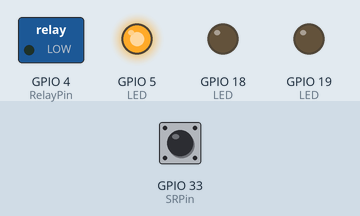
The sketch below on a simulated ESP32. On the bench: switched loads named in the sketch (green lamp = pin HIGH), output pins drawn as LEDs (lit = HIGH). The inputs (shaded band) are chosen by the test bench; at power-on: GPIO 33 (SRPin) HIGH. WiFi joins after 1.5 s; servers stay silent unless stated; uploads are accepted with an empty reply; what the sketch prints to the serial monitor is not drawn.

Above: at 3.7 s.
3.8 s: GPIO 33 (SRPin) pulled LOW for 0.6 s
At 4.8 s:
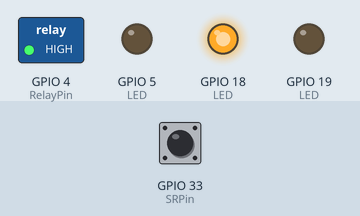
6.6 s: GPIO 33 (SRPin) pulled LOW for 3.2 s
At 6.7 s:
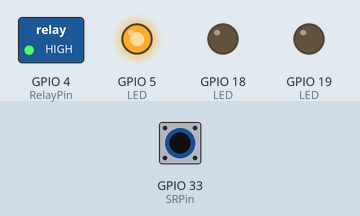
At 9.9 s:
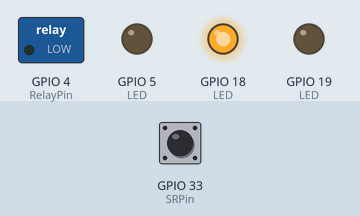
Timing chart, 0 to 11.5 s (numbered marks = the images above; inputs shaded):
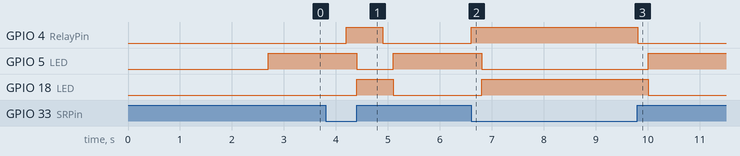

Measured:
- after the input at 3.8 s, GPIO 4 (RelayPin): LOW → HIGH after 0.40 s, → LOW 0.70 s later; GPIO 5 (LED): HIGH → LOW after 0.60 s, → HIGH 0.70 s later; GPIO 18 (LED): LOW → HIGH after 0.60 s, → LOW 0.70 s later
- after the input at 6.6 s, GPIO 4 (RelayPin): LOW → HIGH at once, → LOW 3.2 s later; GPIO 5 (LED): HIGH → LOW after 0.20 s, → HIGH 3.2 s later; GPIO 18 (LED): LOW → HIGH after 0.20 s, → LOW 3.2 s later

The sketch:

NodeMCU32S_RightLightThird.ino
```cpp
#include <WiFi.h>
#include <HTTPClient.h>

#include <Wire.h>
#include <SH1106Wire.h>

//網路時間
#include <NTPClient.h>
#include <WiFiUdp.h>

WiFiUDP ntpUDP;
NTPClient timeClient(ntpUDP);

#define SRPin 33// SR-501 pin33


#define RLED 19// LED pin
#define GLED 18// LED pin
#define YLED 5// LED pin
#define RelayPin 4

const char* ssid = "dlink-7730";
const char* password = "135791113";
String IP, MAC, StatusData, Inf;

//String APIKEY = "15b05503-d145-4d35-8d8b-887486c79b91";// L1
//String APIKEY = "eb38799a-05df-4e9b-bb86-c7d8c116fbcc";// L2
//String APIKEY = "97bcc2a2-b69b-45ad-ad28-0df9d444059b";// L3

//String APIKEY = "9231feae-a37e-425d-8c9a-7bf35f2afd53";// R1
//String APIKEY = "32e41e32-3abf-4b43-ba20-db33b5d82060";// R2
String APIKEY = "90150a6e-e384-4f8a-b4eb-c5db06c7f0f2";// R3

String formattedDate, dayStamp, timeStamp;
int NowStatus;
int AfterStatus = 0;
int InitStatusData = 0;

int InitStatus(){
  if(InitStatusData == 0){
    for(int i = 0; i<3; i++){
      LEDOn(GLED);
      LEDOn(YLED);
      LEDOn(RLED);
      delay(500);
      LEDOff(GLED);
      LEDOff(YLED);
      LEDOff(RLED);
      delay(500);
    }
    InitStatusData = 1;
  }
}

int Relay(int RelayStatus){
  if(RelayStatus == 1){
    digitalWrite(RelayPin, HIGH);
    }else if(RelayStatus == 0){
      digitalWrite(RelayPin, LOW);
    }else{
      digitalWrite(RelayPin, LOW);
      LEDOff(GLED);
      LEDOff(YLED);
      LEDOn(RLED);
    }

  //digitalWrite(RelayPin, RelayStatus);
}

int LEDOn(int LEDOnStatus){
  digitalWrite(LEDOnStatus, HIGH);
}

int LEDOff(int LEDOffStatus){
  digitalWrite(LEDOffStatus, LOW);
}

int POSTData(int DATA){
  //delay(2000);
  if(DATA == 1){
    StatusData = "status=1";
  }else if(DATA == 0){
    StatusData = "status=0";
  }else{

  }
  Inf = "http://120.126.8.126/api/switch/" + APIKEY + "?api_token=60kSeSf78sXjr0W9AtZoxMC9vIj1gzZP8GcdtHtTIaELm7PteocrYzBgjFVD";
  HTTPClient http;// Declare object of class HTTPClient
  http.begin(Inf);
  http.addHeader("Content-Type", "application/x-www-form-urlencoded");  //Specify content-type header
  int httpCode = http.POST(StatusData);// Send the request
  String JSONMessage = {http.getString()}; // Original message
  //String JSONName = JSONMessage;
  //String JSONData = JSONMessage;
  //String SubstringJSONName = JSONName.substring(43, 49);// get item name
  //String SubstringJSONData = JSONData.substring(51, 52);// get item data
  //String DeviceStatus = SubstringJSONName + String(":") + SubstringJSONData;// remix item name and data
  Serial.println(JSONMessage);
}

int SR(){
  NowStatus = digitalRead(SRPin);
  if(NowStatus != AfterStatus){
    AfterStatus = NowStatus;
    if(AfterStatus == LOW){// LOW是點燈
      Relay(1);
      Serial.println(NowStatus);
      POSTData(0);
      LEDOn(GLED);
      LEDOff(YLED);
      LEDOff(RLED);
    }else if(AfterStatus == HIGH){// HIGH是關燈
      Relay(0);
      Serial.println(NowStatus);
      POSTData(1);
      LEDOn(YLED);
      LEDOff(RLED);
      LEDOff(GLED);
    }else{
      Relay(0);
      LEDOn(RLED);
      LEDOff(YLED);
      LEDOff(GLED);
    }
    //Serial.println(AfterStatus);
  }else{
    //AfterSRStatus = SRStatus;
  }

}

void setup() {
  Serial.begin(9600);
  Relay(LOW);
  delay(1000);
  Serial.println("Connecting to ");
  Serial.println(ssid);
  //connect to your local wi-fi network
  WiFi.begin(ssid, password);
  //check wi-fi is connected to wi-fi network
  while (WiFi.status() != WL_CONNECTED) {
    delay(500);
    Serial.print(".");
  }
  Serial.println("");
  Serial.println("WiFi connected");
  IP = WiFi.localIP().toString();// change to string
  MAC = WiFi.macAddress();

  timeClient.begin();
  timeClient.setTimeOffset(28800);  // 設定時區 *60分 * 60秒 GMT +8 = 28800 台灣時區

  pinMode(5, OUTPUT);// LED
  pinMode(18, OUTPUT);// LED
  pinMode(19, OUTPUT);// LED
  pinMode(4, OUTPUT);// 繼電器
  pinMode(33, INPUT_PULLUP);// 人體紅外線
}

void loop() {
  //InitStatus();
  //delay(500);
  if(WiFi.status()== WL_CONNECTED){   //Check WiFi connection status
    //Serial.println("online...");

    SR();

    /*while(!timeClient.update()) {
      timeClient.forceUpdate();
    }
    formattedDate = timeClient.getFormattedDate();// formattedDate函式取得的日期格式為： 2018-05-28T16:00:13Z
    int splitT = formattedDate.indexOf("T");
    dayStamp = formattedDate.substring(0, splitT);
    timeStamp = formattedDate.substring(splitT+1, formattedDate.length()-1);
    String TIME = String(dayStamp + " " + timeStamp);
    Serial.println(TIME);*/
 }else{

 }
  delay(500);
}
```
